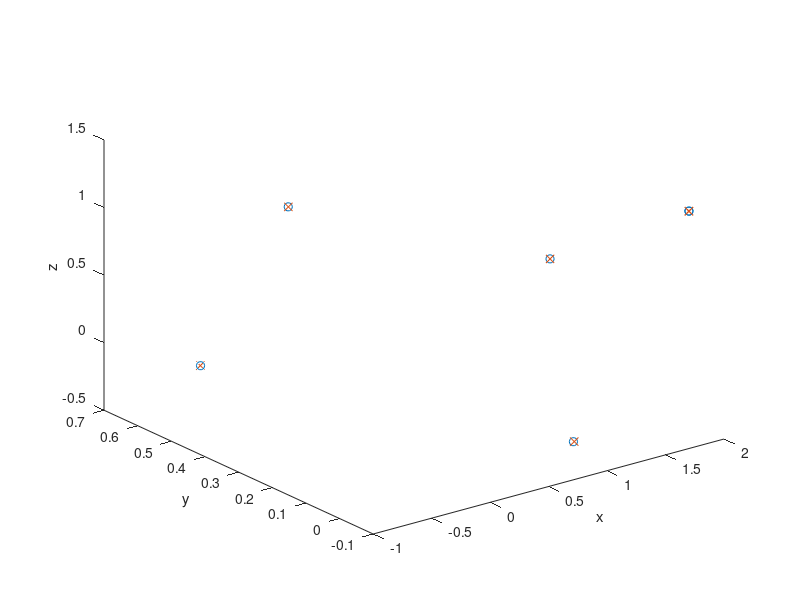
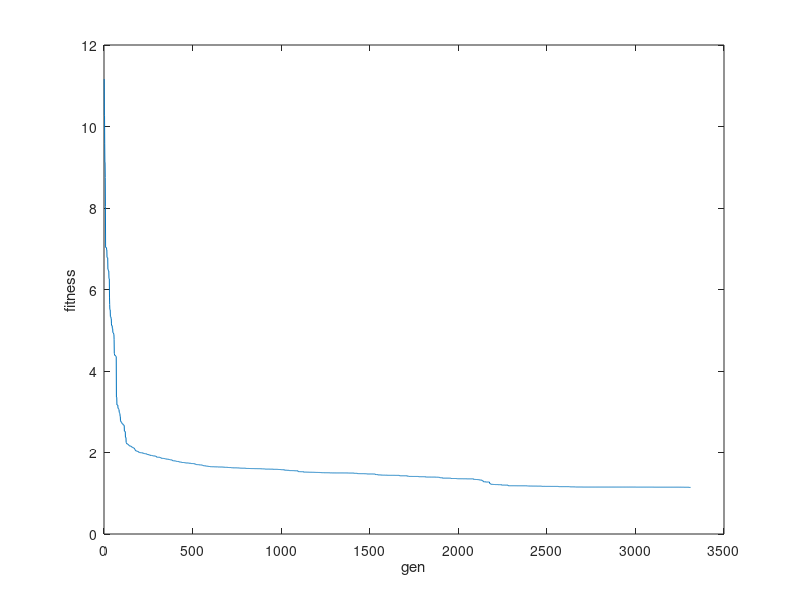
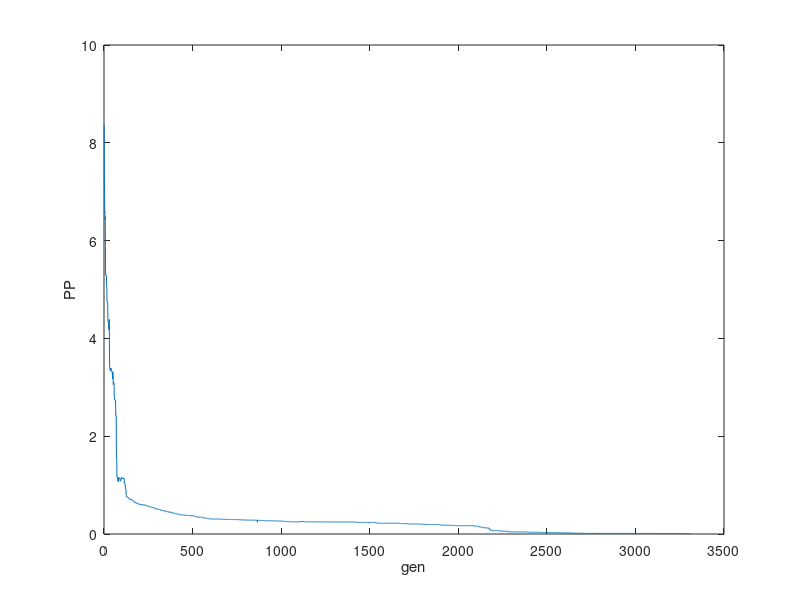
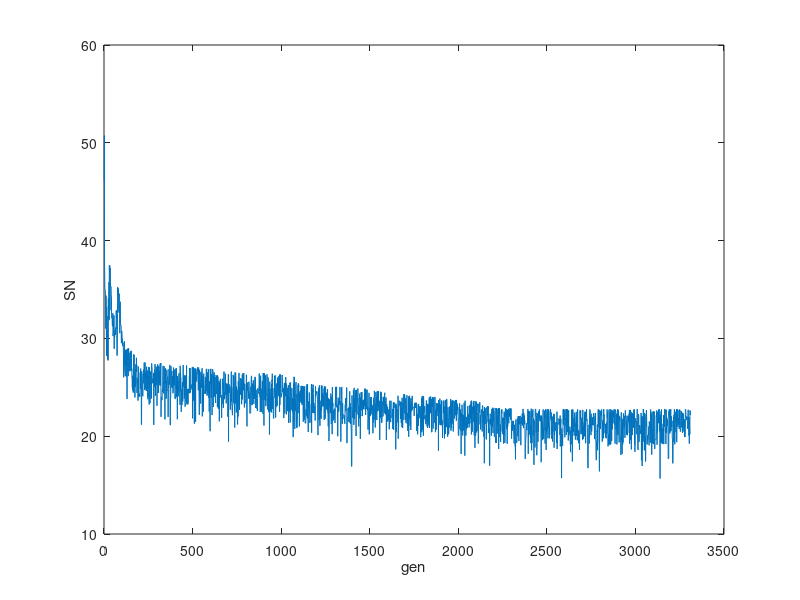

Reproduce these figures in MATLAB, in order.
clc
clear 
close all

load("odovzdanie4.mat")

plot3(Points(1,:),Points(2,:),Points(3,:),'o')
hold on
plot3(BEST.x,BEST.y,BEST.z,'x')
xlabel("x");
ylabel("y");
zlabel("z");
u_ind = find(evolutions == 0);
u_index = min(u_ind);
figure(2)
plot(evolutions(1:u_index-1));
hold on 
xlabel("gen");
ylabel("fitness");
figure(3)
plot(evol_pp(1:u_index-1));
hold on 
xlabel("gen");
ylabel("PP");
figure(4)
plot(evol_sn(1:u_index-1));
hold on 
xlabel("gen");
ylabel("SN");

disp("best")
disp("PP")
disp(BEST.PP_best)
disp("SN")
disp(BEST.SN_best)
disp("angles")
for i = 1:6
    offset = (i-1)*6+1;
    disp(BEST.joints(offset+0)+" "+BEST.joints(offset+1)+" "+BEST.joints(offset+2)+" "+BEST.joints(offset+3)+" "+BEST.joints(offset+4)+" "+BEST.joints(offset+5))
end
% disp(BEST.joints)
disp("coord of pointshelp narxnet")
disp(BEST.x)
disp(BEST.y)
disp(BEST.z)

for j = 1:6
    disp("Point "+(j-1))
    disp(sqrt((Points(1,j)-BEST.x(j))^2+(Points(2,j)-BEST.y(j))^2+(Points(3,j)-BEST.z(j))^2))
end
%%%
%PP
%SN
%angles
%vsetky body 
%odchylky v bodoch